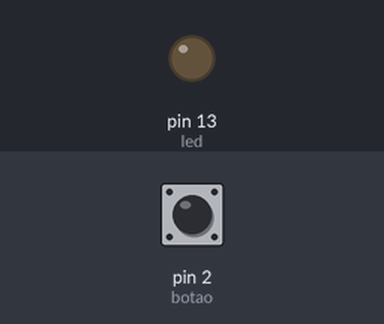
A sketch run on a simulated Arduino Uno, built with avr-gcc and run on an emulated ATmega328P. On the bench: output pins drawn as LEDs (lit = HIGH). The inputs (shaded band) are chosen by the test bench; at power-on: pin 2 (botao) HIGH.

Above: at 1.2 s.
1.3 s: pin 2 (botao) pulled LOW for 0.15 s
At 1.37 s:
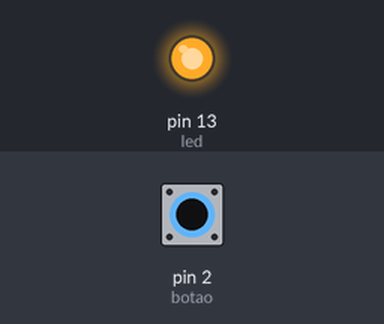
2.9 s: pin 2 (botao) pulled LOW for 3.2 s
At 7.2 s:
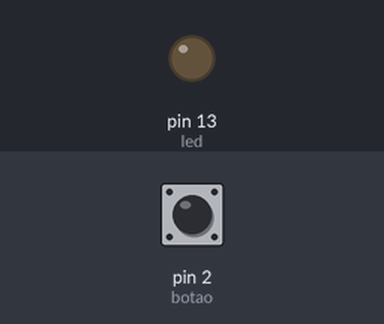
Timing chart, 0 to 8.7 s (numbered marks = the images above; inputs shaded):
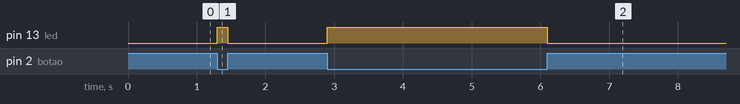

The sketch:

sketch_.ino
```cpp
int led = 13;
int botao = 2;
int estado = 0;

void setup(){
  pinMode (led, OUTPUT);
  pinMode(botao, INPUT);
  digitalWrite(botao, HIGH);
}

void loop(){

  estado = digitalRead(botao);

  if(estado == LOW){
    digitalWrite(led, HIGH);
  }
  else{
    digitalWrite(led, LOW);
  }

}
```

Measured:
- after the input at 1.3 s, pin 13 (led): LOW → HIGH at once, → LOW 0.15 s later
- after the input at 2.9 s, pin 13 (led): LOW → HIGH at once, → LOW 3.2 s later
